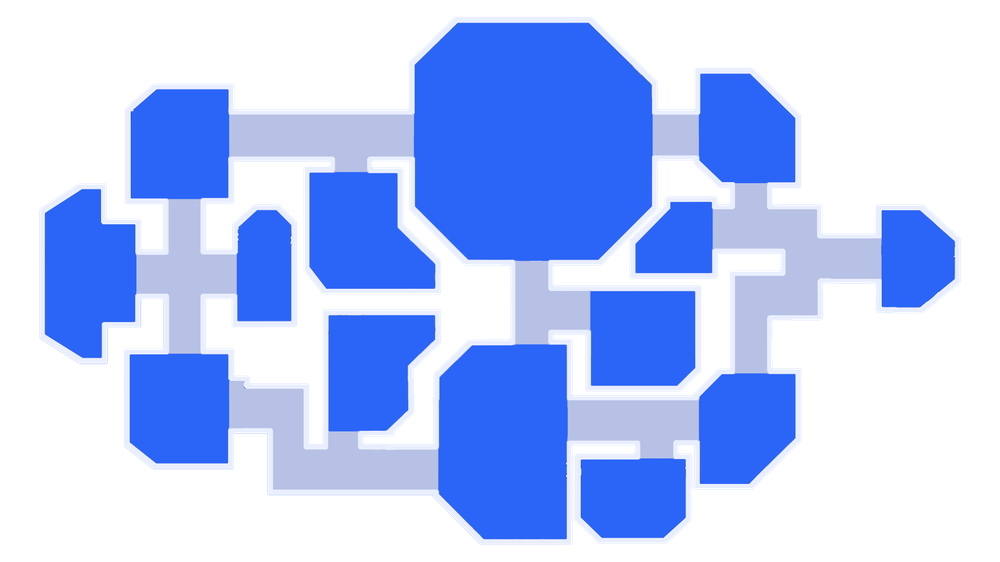
#> input picture assets/graphics/scena4_map.png, 1000 x 562 px, shrunk from 1920 x 1080 before the run, found by its file name
$ python mapa4_generator.py
#> lines starting #> are read from the running program, lines starting #| are printed output that depends on the picture
from PIL import Image
import json

def process_map_image(image_path, output_json_path, tile_size=64):
#> called with image_path = 'scena4_map.png', output_json_path = 'scena_4_layout.json', tile_size = 64
    img = Image.open(image_path)
#> img is the input picture: PIL image 1000x562 RGBA; mean R, G, B, A 54, 74.1, 126.1, 125.8
    img = img.convert('RGB')
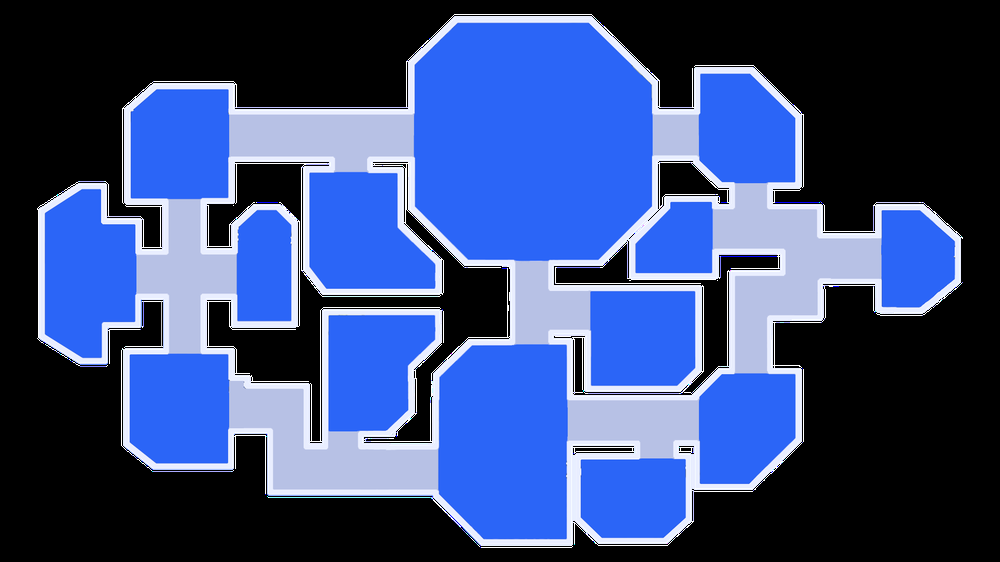
#> img: PIL image 1000x562 RGB; mean R, G, B 54, 74.1, 126.1
    width, height = img.size
#> width = 1000; height = 562

    map_data = {
        "walls": [],
        "path": []
    }

    # Przechodzimy po wszystkich pikselach
    for y in range(height):
        for x in range(width):
            r, g, b = img.getpixel((x, y))

            # Przykładowa detekcja koloru niebieskiego (ściana)
            if b > 150 and r < 100 and g < 100:
                map_data["walls"].append({"x": x * tile_size, "y": y * tile_size})

            # Przykładowa detekcja koloru białego (ścieżka)
            elif r > 200 and g > 200 and b > 200:
                map_data["path"].append({"x": x * tile_size, "y": y * tile_size})

    with open(output_json_path, 'w') as f:
        json.dump(map_data, f, indent=4)

    print(f"Mapa przetworzona pomyślnie! Zapisano do {output_json_path}")

if __name__ == "__main__":
    # Wpisz ścieżkę do swojego obrazka
    process_map_image("scena4_map.png", "scena_4_layout.json")

$ run again, with assets/graphics/Dot.png copied over assets/graphics/scena4_map.png
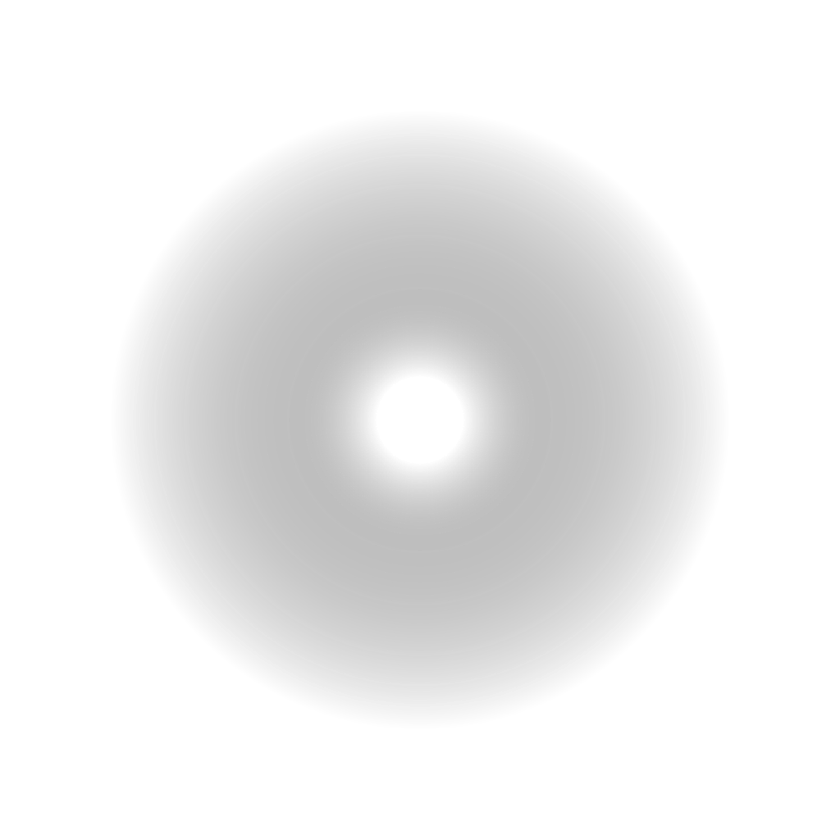
#> input picture assets/graphics/Dot.png, 840 x 840 px, shrunk from 1024 x 1024 before the run, found by its file name
#> in process_map_image, img is the input picture: PIL image 840x840 RGBA; mean R, G, B, A 31.6, 31.6, 31.6, 32
#> in process_map_image, `img = img.convert('RGB')`:
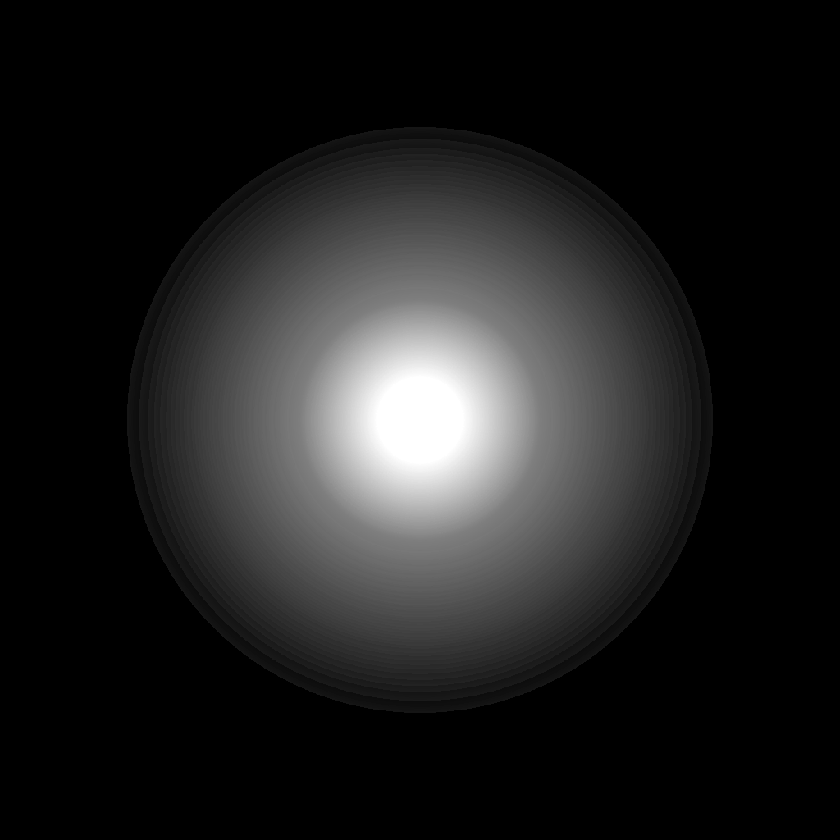
#> img: PIL image 840x840 RGB; min 0, max 255, mean 31.6
